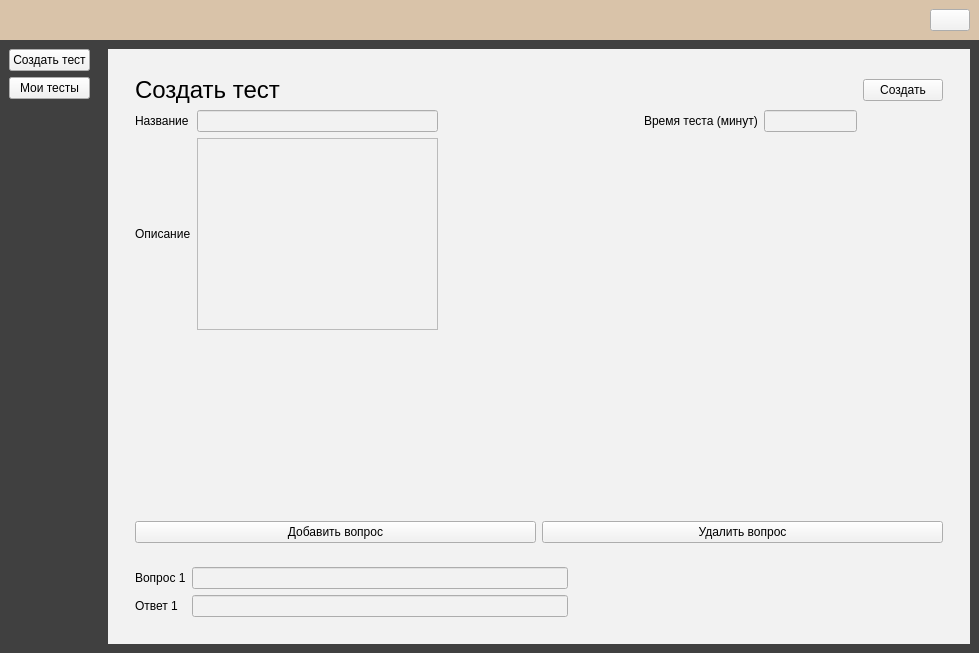
<?xml version="1.0" encoding="UTF-8"?>
<ui version="4.0">
 <class>MainWindow</class>
 <widget class="QMainWindow" name="MainWindow">
  <property name="geometry">
   <rect>
    <x>0</x>
    <y>0</y>
    <width>979</width>
    <height>653</height>
   </rect>
  </property>
  <property name="windowTitle">
   <string>MainWindow</string>
  </property>
  <widget class="QWidget" name="centralwidget">
   <layout class="QVBoxLayout" name="verticalLayout_3">
    <property name="spacing">
     <number>0</number>
    </property>
    <property name="leftMargin">
     <number>0</number>
    </property>
    <property name="topMargin">
     <number>0</number>
    </property>
    <property name="rightMargin">
     <number>0</number>
    </property>
    <property name="bottomMargin">
     <number>0</number>
    </property>
    <item>
     <widget class="QWidget" name="top_menu" native="true">
      <property name="styleSheet">
       <string notr="true">background: rgb(217, 195, 169);</string>
      </property>
      <layout class="QHBoxLayout" name="horizontalLayout">
       <property name="leftMargin">
        <number>9</number>
       </property>
       <property name="topMargin">
        <number>9</number>
       </property>
       <property name="rightMargin">
        <number>9</number>
       </property>
       <property name="bottomMargin">
        <number>9</number>
       </property>
       <item>
        <spacer name="horizontalSpacer">
         <property name="orientation">
          <enum>Qt::Horizontal</enum>
         </property>
         <property name="sizeHint" stdset="0">
          <size>
           <width>904</width>
           <height>20</height>
          </size>
         </property>
        </spacer>
       </item>
       <item>
        <widget class="QPushButton" name="btn_tm_account">
         <property name="styleSheet">
          <string notr="true">background: rgb(242, 242, 242);</string>
         </property>
         <property name="text">
          <string/>
         </property>
         <property name="icon">
          <iconset>
           <normaloff>../res/account_circle_black_36dp.svg</normaloff>../res/account_circle_black_36dp.svg</iconset>
         </property>
         <property name="iconSize">
          <size>
           <width>36</width>
           <height>36</height>
          </size>
         </property>
        </widget>
       </item>
      </layout>
     </widget>
    </item>
    <item>
     <widget class="QWidget" name="down_menu" native="true">
      <property name="styleSheet">
       <string notr="true"/>
      </property>
      <layout class="QHBoxLayout" name="horizontalLayout_2">
       <property name="spacing">
        <number>0</number>
       </property>
       <property name="leftMargin">
        <number>0</number>
       </property>
       <property name="topMargin">
        <number>0</number>
       </property>
       <property name="rightMargin">
        <number>0</number>
       </property>
       <property name="bottomMargin">
        <number>0</number>
       </property>
       <item>
        <widget class="QWidget" name="left_menu" native="true">
         <property name="styleSheet">
          <string notr="true">background: rgb(64, 64, 64);</string>
         </property>
         <layout class="QVBoxLayout" name="verticalLayout">
          <property name="spacing">
           <number>6</number>
          </property>
          <property name="leftMargin">
           <number>9</number>
          </property>
          <property name="topMargin">
           <number>9</number>
          </property>
          <property name="rightMargin">
           <number>9</number>
          </property>
          <property name="bottomMargin">
           <number>9</number>
          </property>
          <item>
           <widget class="QPushButton" name="btn_lm_ct">
            <property name="styleSheet">
             <string notr="true">background: rgb(242, 242, 242);</string>
            </property>
            <property name="text">
             <string>Создать тест</string>
            </property>
           </widget>
          </item>
          <item>
           <widget class="QPushButton" name="btn_lm_mt">
            <property name="styleSheet">
             <string notr="true">background: rgb(242, 242, 242);</string>
            </property>
            <property name="text">
             <string>Мои тесты</string>
            </property>
           </widget>
          </item>
          <item>
           <spacer name="verticalSpacer">
            <property name="orientation">
             <enum>Qt::Vertical</enum>
            </property>
            <property name="sizeHint" stdset="0">
             <size>
              <width>20</width>
              <height>487</height>
             </size>
            </property>
           </spacer>
          </item>
         </layout>
        </widget>
       </item>
       <item>
        <widget class="QWidget" name="right_menu" native="true">
         <property name="styleSheet">
          <string notr="true">background: rgb(64, 64, 64);</string>
         </property>
         <layout class="QVBoxLayout" name="verticalLayout_2">
          <property name="leftMargin">
           <number>9</number>
          </property>
          <property name="topMargin">
           <number>9</number>
          </property>
          <property name="rightMargin">
           <number>9</number>
          </property>
          <property name="bottomMargin">
           <number>9</number>
          </property>
          <item>
           <widget class="QStackedWidget" name="stackedWidget">
            <property name="styleSheet">
             <string notr="true">background: rgb(242, 242, 242);</string>
            </property>
            <property name="currentIndex">
             <number>3</number>
            </property>
            <widget class="QWidget" name="greet">
             <layout class="QVBoxLayout" name="verticalLayout_7">
              <item>
               <widget class="QWidget" name="widget_2" native="true">
                <layout class="QVBoxLayout" name="verticalLayout_6">
                 <item>
                  <spacer name="verticalSpacer_4">
                   <property name="orientation">
                    <enum>Qt::Vertical</enum>
                   </property>
                   <property name="sizeHint" stdset="0">
                    <size>
                     <width>20</width>
                     <height>464</height>
                    </size>
                   </property>
                  </spacer>
                 </item>
                 <item>
                  <widget class="QLabel" name="lbl_greet">
                   <property name="styleSheet">
                    <string notr="true">font-size: 48px;</string>
                   </property>
                   <property name="text">
                    <string>Добро пожаловать</string>
                   </property>
                  </widget>
                 </item>
                </layout>
               </widget>
              </item>
             </layout>
            </widget>
            <widget class="QWidget" name="registration">
             <layout class="QVBoxLayout" name="verticalLayout_4">
              <item>
               <widget class="QWidget" name="widget" native="true">
                <layout class="QGridLayout" name="gridLayout">
                 <item row="1" column="0">
                  <widget class="QLabel" name="lbl_r_ln">
                   <property name="text">
                    <string>Фамилия</string>
                   </property>
                  </widget>
                 </item>
                 <item row="2" column="0">
                  <widget class="QLabel" name="lbl_r_fn">
                   <property name="text">
                    <string>Имя</string>
                   </property>
                  </widget>
                 </item>
                 <item row="2" column="1">
                  <widget class="QLineEdit" name="le_r_fn"/>
                 </item>
                 <item row="3" column="1">
                  <widget class="QLineEdit" name="le_r_mn"/>
                 </item>
                 <item row="1" column="2">
                  <spacer name="horizontalSpacer_3">
                   <property name="orientation">
                    <enum>Qt::Horizontal</enum>
                   </property>
                   <property name="sizeHint" stdset="0">
                    <size>
                     <width>40</width>
                     <height>20</height>
                    </size>
                   </property>
                  </spacer>
                 </item>
                 <item row="4" column="0">
                  <widget class="QLabel" name="lbl_r_mail">
                   <property name="text">
                    <string>Email</string>
                   </property>
                  </widget>
                 </item>
                 <item row="5" column="0">
                  <widget class="QLabel" name="lbl_r_log">
                   <property name="text">
                    <string>Логин</string>
                   </property>
                  </widget>
                 </item>
                 <item row="4" column="1">
                  <widget class="QLineEdit" name="le_r_mail"/>
                 </item>
                 <item row="8" column="0">
                  <widget class="QPushButton" name="btn_reg">
                   <property name="text">
                    <string>Зарегистрироватся</string>
                   </property>
                  </widget>
                 </item>
                 <item row="3" column="0">
                  <widget class="QLabel" name="lbl_r_mn">
                   <property name="text">
                    <string>Отчество</string>
                   </property>
                  </widget>
                 </item>
                 <item row="1" column="1">
                  <widget class="QLineEdit" name="le_r_ln"/>
                 </item>
                 <item row="6" column="1">
                  <widget class="QLineEdit" name="le_r_pwd"/>
                 </item>
                 <item row="6" column="0">
                  <widget class="QLabel" name="lbl_r_pwd">
                   <property name="text">
                    <string>Пароль</string>
                   </property>
                  </widget>
                 </item>
                 <item row="5" column="1">
                  <widget class="QLineEdit" name="le_r_log"/>
                 </item>
                 <item row="7" column="0">
                  <spacer name="verticalSpacer_2">
                   <property name="orientation">
                    <enum>Qt::Vertical</enum>
                   </property>
                   <property name="sizeHint" stdset="0">
                    <size>
                     <width>20</width>
                     <height>40</height>
                    </size>
                   </property>
                  </spacer>
                 </item>
                 <item row="0" column="0">
                  <widget class="QLabel" name="lbl_registration">
                   <property name="styleSheet">
                    <string notr="true">font-size: 24px;</string>
                   </property>
                   <property name="text">
                    <string>Регистрация</string>
                   </property>
                  </widget>
                 </item>
                </layout>
               </widget>
              </item>
             </layout>
            </widget>
            <widget class="QWidget" name="login">
             <layout class="QVBoxLayout" name="verticalLayout_5">
              <item>
               <widget class="QWidget" name="widget_4" native="true">
                <layout class="QGridLayout" name="gridLayout_2">
                 <item row="1" column="2">
                  <spacer name="horizontalSpacer_4">
                   <property name="orientation">
                    <enum>Qt::Horizontal</enum>
                   </property>
                   <property name="sizeHint" stdset="0">
                    <size>
                     <width>40</width>
                     <height>20</height>
                    </size>
                   </property>
                  </spacer>
                 </item>
                 <item row="1" column="1">
                  <widget class="QLineEdit" name="le_l_log"/>
                 </item>
                 <item row="3" column="1">
                  <spacer name="verticalSpacer_3">
                   <property name="orientation">
                    <enum>Qt::Vertical</enum>
                   </property>
                   <property name="sizeHint" stdset="0">
                    <size>
                     <width>20</width>
                     <height>40</height>
                    </size>
                   </property>
                  </spacer>
                 </item>
                 <item row="4" column="0">
                  <widget class="QPushButton" name="btn_log">
                   <property name="text">
                    <string>Войти</string>
                   </property>
                  </widget>
                 </item>
                 <item row="2" column="1">
                  <widget class="QLineEdit" name="le_l_pwd"/>
                 </item>
                 <item row="2" column="0">
                  <widget class="QLabel" name="lbl_l_pwd">
                   <property name="text">
                    <string>Пароль</string>
                   </property>
                  </widget>
                 </item>
                 <item row="1" column="0">
                  <widget class="QLabel" name="lbl_l_log">
                   <property name="text">
                    <string>Логин</string>
                   </property>
                  </widget>
                 </item>
                 <item row="0" column="0">
                  <widget class="QLabel" name="lbl_login">
                   <property name="styleSheet">
                    <string notr="true">font-size: 24px;</string>
                   </property>
                   <property name="text">
                    <string>Вход</string>
                   </property>
                  </widget>
                 </item>
                </layout>
               </widget>
              </item>
             </layout>
            </widget>
            <widget class="QWidget" name="create_test">
             <layout class="QVBoxLayout" name="verticalLayout_8">
              <item>
               <widget class="QWidget" name="w_cr" native="true">
                <layout class="QVBoxLayout" name="verticalLayout_9">
                 <item>
                  <widget class="QWidget" name="info" native="true">
                   <layout class="QGridLayout" name="gridLayout_3">
                    <item row="1" column="4">
                     <widget class="QLineEdit" name="le_ct_time"/>
                    </item>
                    <item row="0" column="0" colspan="2">
                     <widget class="QLabel" name="lbl_ct">
                      <property name="styleSheet">
                       <string notr="true">font-size: 24px;</string>
                      </property>
                      <property name="text">
                       <string>Создать тест</string>
                      </property>
                     </widget>
                    </item>
                    <item row="3" column="0">
                     <spacer name="verticalSpacer_5">
                      <property name="orientation">
                       <enum>Qt::Vertical</enum>
                      </property>
                      <property name="sizeHint" stdset="0">
                       <size>
                        <width>20</width>
                        <height>40</height>
                       </size>
                      </property>
                     </spacer>
                    </item>
                    <item row="1" column="2">
                     <spacer name="horizontalSpacer_2">
                      <property name="orientation">
                       <enum>Qt::Horizontal</enum>
                      </property>
                      <property name="sizeHint" stdset="0">
                       <size>
                        <width>216</width>
                        <height>20</height>
                       </size>
                      </property>
                     </spacer>
                    </item>
                    <item row="1" column="1">
                     <widget class="QLineEdit" name="le_ct_name"/>
                    </item>
                    <item row="1" column="0">
                     <widget class="QLabel" name="lbl_ct_name">
                      <property name="text">
                       <string>Название</string>
                      </property>
                     </widget>
                    </item>
                    <item row="2" column="0">
                     <widget class="QLabel" name="lbl_ct_desc">
                      <property name="text">
                       <string>Описание</string>
                      </property>
                     </widget>
                    </item>
                    <item row="1" column="3">
                     <widget class="QLabel" name="lbl_ct_time">
                      <property name="text">
                       <string>Время теста (минут)</string>
                      </property>
                     </widget>
                    </item>
                    <item row="0" column="5">
                     <widget class="QPushButton" name="btn_ct_create">
                      <property name="text">
                       <string>Создать</string>
                      </property>
                     </widget>
                    </item>
                    <item row="2" column="1">
                     <widget class="QTextEdit" name="textEdit"/>
                    </item>
                   </layout>
                  </widget>
                 </item>
                 <item>
                  <widget class="QWidget" name="q_controls" native="true">
                   <layout class="QHBoxLayout" name="horizontalLayout_3">
                    <item>
                     <widget class="QPushButton" name="btn_ct_add">
                      <property name="text">
                       <string>Добавить вопрос</string>
                      </property>
                     </widget>
                    </item>
                    <item>
                     <widget class="QPushButton" name="btn_ct_remove">
                      <property name="text">
                       <string>Удалить вопрос</string>
                      </property>
                     </widget>
                    </item>
                   </layout>
                  </widget>
                 </item>
                 <item>
                  <widget class="QWidget" name="questions" native="true">
                   <layout class="QGridLayout" name="gridLayout_4">
                    <item row="0" column="2">
                     <spacer name="horizontalSpacer_5">
                      <property name="orientation">
                       <enum>Qt::Horizontal</enum>
                      </property>
                      <property name="sizeHint" stdset="0">
                       <size>
                        <width>40</width>
                        <height>20</height>
                       </size>
                      </property>
                     </spacer>
                    </item>
                    <item row="1" column="1">
                     <widget class="QLineEdit" name="le_ct_a_1"/>
                    </item>
                    <item row="0" column="1">
                     <widget class="QLineEdit" name="le_ct_q_1"/>
                    </item>
                    <item row="0" column="0">
                     <widget class="QLabel" name="lbl_ct_q_1">
                      <property name="text">
                       <string>Вопрос 1</string>
                      </property>
                     </widget>
                    </item>
                    <item row="1" column="0">
                     <widget class="QLabel" name="lbl_ct_a_1">
                      <property name="text">
                       <string>Ответ 1</string>
                      </property>
                     </widget>
                    </item>
                   </layout>
                  </widget>
                 </item>
                </layout>
               </widget>
              </item>
             </layout>
            </widget>
            <widget class="QWidget" name="view_tests"/>
           </widget>
          </item>
         </layout>
        </widget>
       </item>
      </layout>
     </widget>
    </item>
   </layout>
  </widget>
 </widget>
 <resources/>
 <connections/>
</ui>
